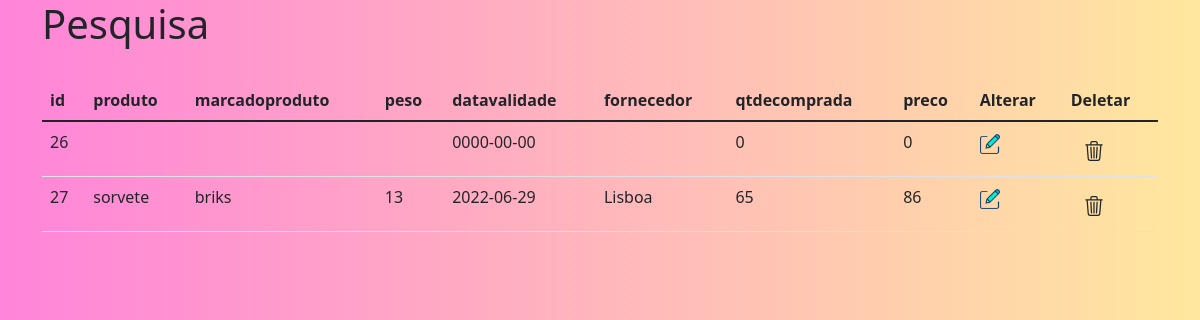
Page /pages/tabelaPro.php on the committed database.
### tables this page shows
CREATE TABLE `produto` (
  `id` int(11) NOT NULL,
  `produto` varchar(40) NOT NULL,
  `marcadoproduto` varchar(45) NOT NULL,
  `peso` varchar(10) NOT NULL,
  `datavalidade` date NOT NULL,
  `fornecedor` varchar(40) NOT NULL,
  `qtdecomprada` int(11) NOT NULL,
  `quantidademin` int(8) NOT NULL,
  `quantidademáx` int(8) NOT NULL,
  `preco` decimal(13,0) NOT NULL
);

### pages/tabelaPro.php (the view, shortened to what this page needs)
<!DOCTYPE html>
<html lang="Pt,br">
<head>
    <link href="https://cdn.jsdelivr.net/npm/bootstrap@5.1.3/dist/css/bootstrap.min.css" rel="stylesheet">
    <link rel="stylesheet" href="css/style.css">
</head>
<body>
    <div class="container">
        <div class="row">
            <div class="col">
                <h1>Pesquisa</h1>
                <table class="table table-hover">
                    <thead>
                        <tr>
                            <th scope="col">id</th>
                            <th scope="col">produto</th>
                            <th scope="col">marcadoproduto</th>
                            <th scope="col">peso</th>
                            <th scope="col">datavalidade</th>
                            <th scope="col">fornecedor</th>
                            <th scope="col">qtdecomprada</th>
                            <th scope="col">preco</th>
                            <th scope="col">Alterar</th>
                            <th scope="col">Deletar</th>
                        </tr>
                    </thead>
                    <tbody>
                        <?php
                        include '../controle/conexao.php';
                        $sql = "select * from Produto";
                        $resultado = $conexao->query($sql);
                        foreach ($resultado as $key => $valor) {
                        ?>
                            <tr>
                                <td><?php echo $valor['id']; ?></td>
                                <td><?php echo $valor['produto']; ?></td>
                                <td><?php echo $valor['marcadoproduto']; ?></td>
                                <td><?php echo $valor['peso']; ?></td>
                                <td><?php echo $valor['datavalidade']; ?></td>
                                <td><?php echo $valor['fornecedor']; ?></td>
                                <td><?php echo $valor['qtdecomprada']; ?></td>
                                <td><?php echo $valor['preco']; ?></td>
                                <td><a href="alterar_log.php?id=$valor['id']"><img src="../img/icone-alterar.png" style="width: 20px; height:20px;"></a></td>
                                <a class='btn btn=sm btn=primay' href='tabelalog.php?$valor[id]'></a>
                                <td>
                                    <a class='btn btn=sm btn=primay' href="./deletar_pro.php?id=<?php echo $valor['id']; ?>">
                                    </a>
                                </td>
                            </tr>
                        <?php
                        }
                        ?>
                </table>
            </div>
        </div>
    </div>
</body>
</html>
<link href="https://cdn.jsdelivr.net/npm/bootstrap@5.1.3/dist/css/bootstrap.min.css" rel="stylesheet">

### css/style.css (style rules this page uses)
* { margin: 0%; border: 0ch; }
body { background: linear-gradient(to right, rgb(255, 132, 218), rgb(255, 232, 158)) }

### rows in the picture
produto: id "26", datavalidade "0000-00-00", qtdecomprada "0", preco "0"
produto: id "27", produto "sorvete", marcadoproduto "briks", peso "13", datavalidade "2022-06-29", fornecedor "Lisboa", qtdecomprada "65", preco "86"
